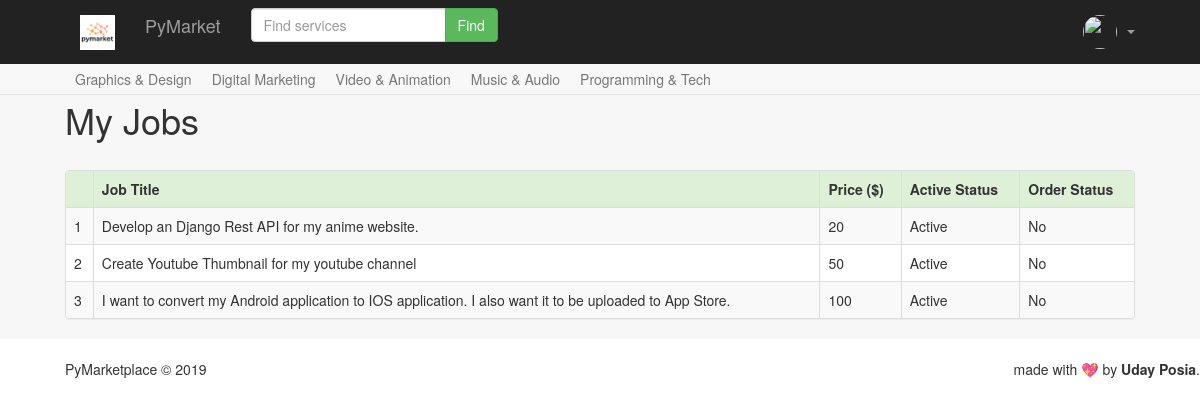
/myjobs/ (signed in), run on the app's committed database.
### core/models.py (models this page shows, shortened)
class Jobs(models.Model):
    CATEGORY_CHOICES = (
        ("GD", "Graphics & Design"),
        ("DM", "Digital & Marketing"),
        ("VA", "Video & Animation"),
        ("MA", "Music & Audio"),
        ("PT", "Programming & Tech")
    )
    title = models.CharField(max_length=500)
    job_author = models.ForeignKey(UserDetails, on_delete=models.CASCADE)
    category = models.CharField(max_length=2, choices=CATEGORY_CHOICES)
    description = models.CharField(max_length=1000)
    price = models.IntegerField(default=5)
    photo = models.ImageField()
    active_status = models.BooleanField(default=True)
    job_status = models.BooleanField(default=False)
    created_at = models.DateTimeField(default=timezone.now)

### core/views.py (the view)
# urls.py: path('myjobs/', my_jobs, name='my_jobs'),
def my_jobs(request):
    if request.session['user_obj'] :
        id = request.session['user_id']
        job_author = UserDetails.objects.get(id=id)
        jobs = Jobs.objects.filter(job_author=job_author)
        return render(request, 'my_jobs.html', {'jobs':jobs})

### templates/my_jobs.html
{% extends 'base.html' %}
{% load staticfiles %}
{% block page %}
  <h1 style="margin-bottom: 30px;">My Jobs</h1>
  <div class="panel panel-default">
    <table class="table table-bordered table-striped">
      <thead class="bg-success">
        <tr>
          <th>
            <th>Job Title</th>
            <th>Price ($)</th>
            <th>Active Status</th>
            <th>Order Status</th>
          </th>
        </tr>
      </thead>
      <tbody>
        {% for job in jobs %}
          <tr>
            <td>{{ forloop.counter }}</td>
            <td><a href="">{{ job.title }}</a></td>
            <td>{{ job.price }}</td>
            <td>{% if job.active_status %} Active {% else %} Inactive {% endif %}</td>
            <td>{% if job.job_status %} Yes {% else %} No {% endif %}</td>
          </tr>
        {% endfor %}
      </tbody>
    </table>
  </div>
{% endblock %}

### static/css/app.css (style rules this page uses)
body { padding-top: 80px; }
a { color: #323232; }

### data on the page
Jobs: title "Develop an Django Rest API for my anime website.", price "20", active_status "Active", job_status "No"
Jobs: title "Create Youtube Thumbnail for my youtube channel", price "50", active_status "Active", job_status "No"
Jobs: title "I want to convert my Android application to IOS application. I also want it to be uploaded to App Store.", price "100", active_status "Active", job_status "No"
